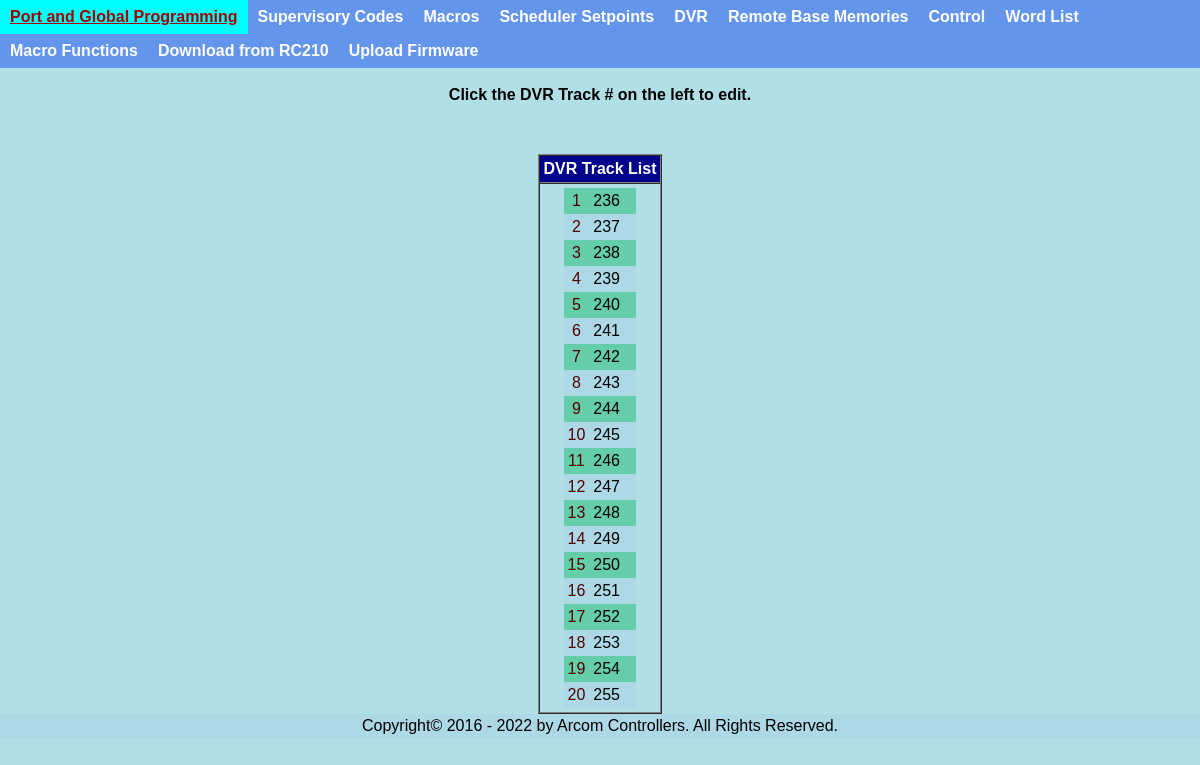
Screenshot of /dvr.php with the database file from the repository.
### tables this page shows
CREATE TABLE `DVRtracks` (
  `dvrnum` tinyint UNSIGNED NOT NULL DEFAULT '0',
  `vocabnum` tinyint UNSIGNED NOT NULL DEFAULT '0',
  `contents` varchar(200) DEFAULT NULL,
  `filename` varchar(200) DEFAULT NULL
);

### global.php (called while the page is built, shortened)
<?php
$host = 'localhost';
$user = 'rc210';
$pass = 'rc210';
$db   = 'rc210';
$con= new mysqli($host,$user,$pass,$db);
function safe_query ($query = "")
{
	global $con;
	$result = $con->query($query)
		or die("ack! query failed: "
			."<li>errorno=". $con->errno
			."<li>error=". $con->error
			."<li>query=". $query
		);
	return $result;
}

### dvr.php (the view, shortened to what this page needs)
<?php
include("header.php");
include("global.php");
$query="select * from DVRtracks order by dvrnum";
$result=safe_query($query);
$c1 = "darkrow";
$c2 = "lightrow";
$cc = $c1;
print "
<H2 align=\"center\" class=\"primarycolor\">DVR Track List</H2>
	<P align=\"center\">Click the DVR Track # on the left to edit.</P>
<P>&nbsp;</P>
<table align=\"center\" border=1 cellspacing=0 cellpadding=4>
	<tr>
		<TD class=\"titlebar\"><B>DVR Track List</B></TD>
	</tr>
	<tr>
		<td class=\"dialog\">
			<table class=\"dialog\" align=\"center\" border=0 cellspacing=0 cellpadding=4> ";
while($row=mysqli_fetch_array($result)){
				if($cc == $c1){
					$cc = $c2;
				} else {
					$cc = $c1;
				}
	print "
				<TR class=\"$cc\">
					<td align=\"center\">
						<a href=\"editdvr.php?id=$row[dvrnum]\">
						$row[dvrnum]
						</a>
					</td>
					<td>
						$row[vocabnum]
					</td>
					<td>";
print"  			</td>
				</TR>";
}
Print "
			</table>
		</td>
	</tr>
</table>";
include("footer.php");
?>

### rows the page displays
dvrtracks: dvrnum "1", vocabnum "236"
dvrtracks: dvrnum "2", vocabnum "237"
dvrtracks: dvrnum "3", vocabnum "238"
dvrtracks: dvrnum "4", vocabnum "239"
dvrtracks: dvrnum "5", vocabnum "240"
dvrtracks: dvrnum "6", vocabnum "241"
dvrtracks: dvrnum "7", vocabnum "242"
dvrtracks: dvrnum "8", vocabnum "243"
dvrtracks: dvrnum "9", vocabnum "244"
dvrtracks: dvrnum "10", vocabnum "245"
dvrtracks: dvrnum "11", vocabnum "246"
dvrtracks: dvrnum "12", vocabnum "247"
dvrtracks: dvrnum "13", vocabnum "248"
dvrtracks: dvrnum "14", vocabnum "249"
dvrtracks: dvrnum "15", vocabnum "250"
dvrtracks: dvrnum "16", vocabnum "251"
dvrtracks: dvrnum "17", vocabnum "252"
dvrtracks: dvrnum "18", vocabnum "253"
dvrtracks: dvrnum "19", vocabnum "254"
dvrtracks: dvrnum "20", vocabnum "255"
